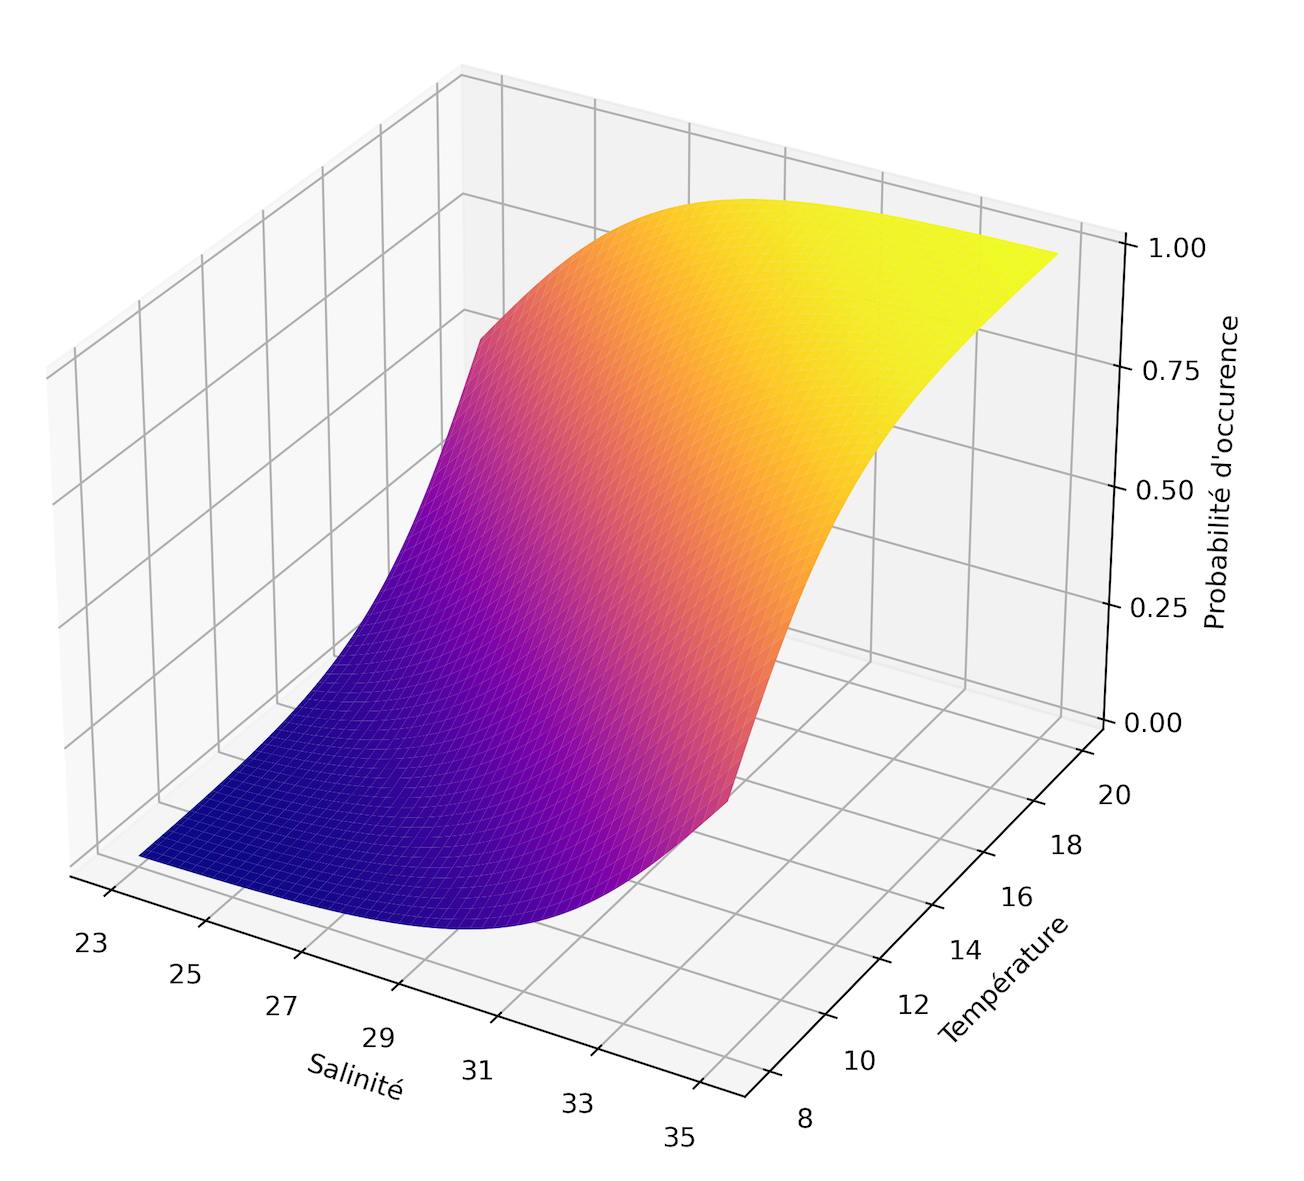

Recreate this plot in Python.
import numpy as np
import matplotlib.pyplot as plt
from mpl_toolkits import mplot3d

fig = plt.figure(figsize=(12, 8))
ax3d = plt.axes(projection="3d")

xdata = np.linspace(3,-3,100)
ydata = np.linspace(-3,3,100)
X,Y = np.meshgrid(xdata,ydata)
Z = 1/(1+np.exp(-X-Y))

ax3d.plot_surface(X, Y, Z, cmap='plasma')
ax3d.set_xlabel('Salinité')
ax3d.set_ylabel('Température')
ax3d.set_zlabel("Probabilité d'occurence")

# Setting custom tick positions and labels
xticks = [-3, -2, -1, 0, 1, 2, 3]
yticks = [-3, -2, -1, 0, 1, 2, 3]
zticks = [0, 0.25, 0.5, 0.75, 1]

ax3d.set_xticks(xticks)
ax3d.set_yticks(yticks)
ax3d.set_zticks(zticks)

ax3d.set_xticklabels([23, 25, 27, 29, 31, 33, 35])
ax3d.set_yticklabels([8, 10, 12, 14, 16, 18, 20])

plt.tight_layout()
plt.savefig(
    'Src/02-Introduction/figures/hypervolume_niche.png',
    dpi=300,
    # bbox_inches='tight',
)

plt.close('all')